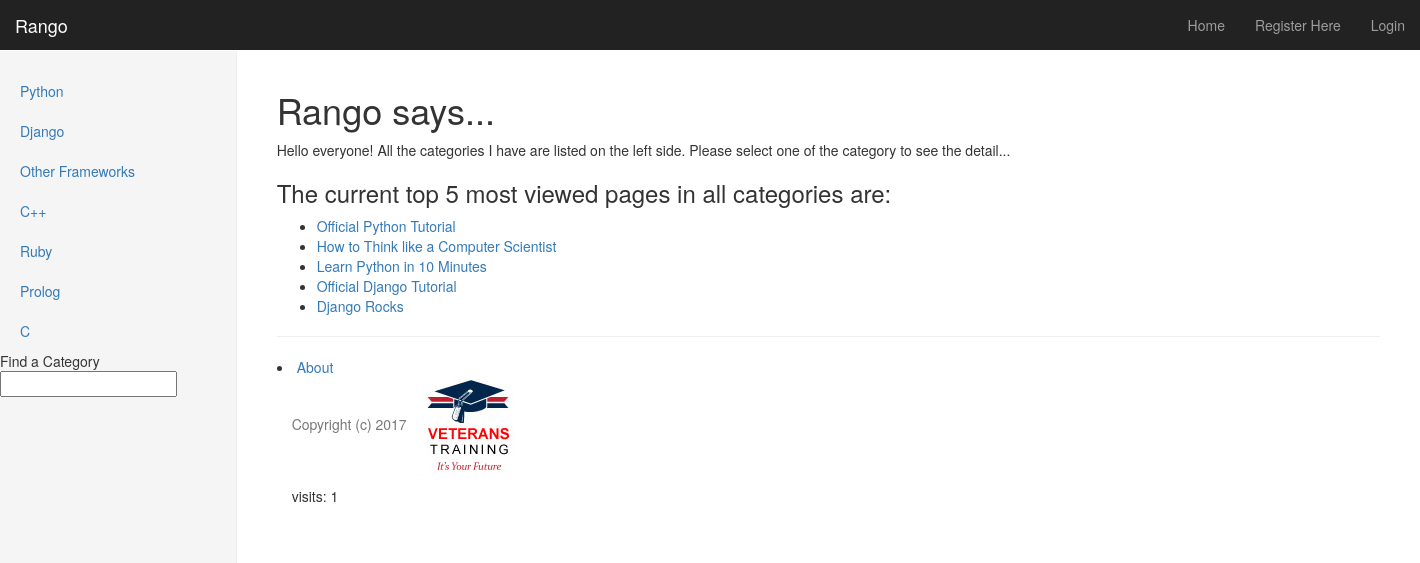
The page /rango/ on the database as committed earlier.
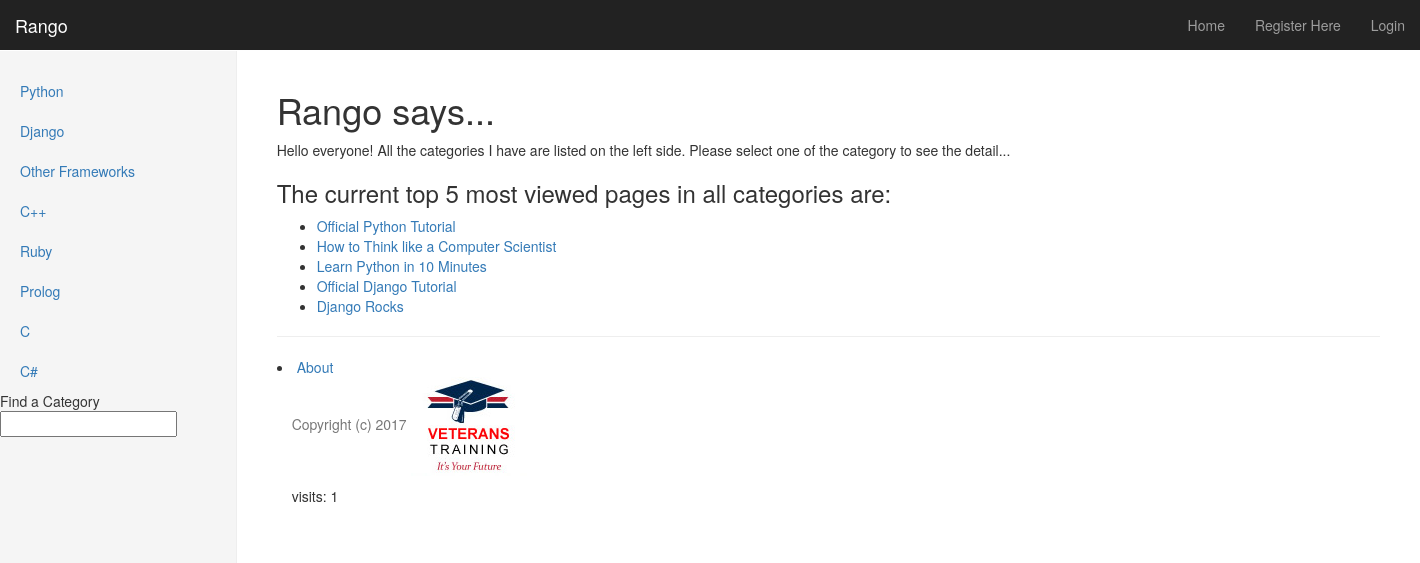
The same page on the database as committed later.
### rango/models.py (models this page shows, shortened)
class Category(models.Model):
    name = models.CharField(max_length=128, unique=True)
    view = models.IntegerField(default=0)
    likes = models.IntegerField(default=0)
    slug = models.SlugField()

class Page(models.Model):
    category = models.ForeignKey(Category)
    title = models.CharField(max_length=128)
    url = models.URLField()
    views = models.IntegerField(default=0)

### rango/views.py (the view)
def index(request):
    category_list = Category.objects.order_by('-likes')[:5]
    page_list = Page.objects.order_by('-views')[:5]
    context_dict = {'categories': category_list, 'pages': page_list}
    visits = request.session.get('visits')
    if not visits:
        visits = 1
    reset_last_visit_time = False
    last_visit = request.session.get('last_visit')
    if last_visit:
        last_visit_time = datetime.strptime(last_visit[:-7], "%Y-%m-%d %H:%M:%S")
        if (datetime.now() - last_visit_time).seconds > 0:
            visits = visits + 1
            reset_last_visit_time = True
    else:
        reset_last_visit_time = True
    if reset_last_visit_time:
        request.session['last_visit'] = str(datetime.now())
        request.session['visits'] = visits
    context_dict['visits'] = visits
    response = render(request,'rango/index.html', context_dict)
    return response

### rango/templatetags/rango_extras.py (called while the page is built)
@register.inclusion_tag('rango/cats.html')
def get_category_list(cat=None):
    return {'cats': Category.objects.all(), 'act_cat': cat}

### templates/rango/index.html (shortened to what this page needs)
{% extends 'rango/base.html' %}
{% load staticfiles %}
{% block body_block %}
	<h1>Rango says...</h1>
	Hello everyone! All the categories I have are listed on the left side. Please select one of the category to see the detail...<strong>{{ boldmessage }}</strong><br />
	<div>
		<h3>The current top 5 most viewed pages in all categories are:</h3>
	 	{% if pages %}
	       	<ul>
	        	{% for page in pages %}
	            	<li><a href="{{ page.url }}">{{ page.title }}</a></li>
	           	{% endfor %}
	        </ul>
		{% else %}
	    	<strong>No pages currently in category.</strong>
	    {% endif %}
	</div>
{% endblock %}
{% block footer %}
<p> visits: {{ visits }}</p>
{% endblock %}

### templates/rango/cats.html
{% if cats %}
    <ul class="nav nav-sidebar">
    {% for c in cats %}
    	{% if c == act_cat %}
    		<li  class="active">
    	{% else  %}
    		<li>
    	{% endif %}
        <a href="{% url 'category'  c.slug %}">{{ c.name }}</a></li>
    {% endfor %}
{% else %}
    <li> <strong >There are no category present.</strong></li>
    </ul>
{% endif %}

Rows that differ between the two databases and show on the page:
added Category: name "C#"
